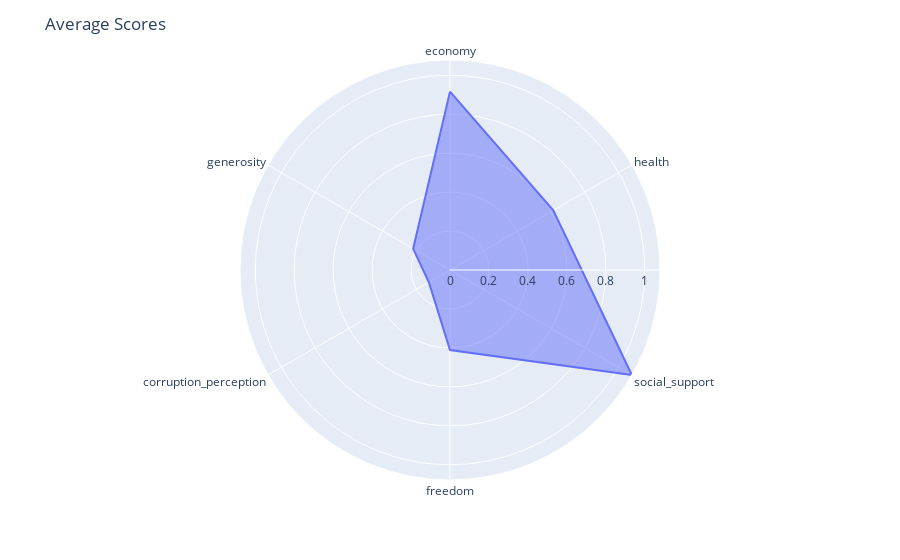

Notebook cell for this chart:
### Markdown cell above
## Comprensión de datos
Entre la miseria y la felicidad

Puntuaciones promedio

Usando un diagrama de radar, detallamos los valores promedio de los indicadores que conforman el happiness_score y, por lo tanto, determinamos la clasificación de felicidad.

Encontramos que la percepción promedio de Economy (GDP per Capita) se encuentra entre los índices más altos, con un valor de 0.92, lo que indica que en la mayoría de los países la gente percibe su situación económica al menos estable.

Entre los índices más bajos, encontramos Perceptions of Corruption, que tiene un valor promedio de 0.12, lo que sugiere un bajo nivel de confianza pública en las entidades gubernamentales.

### Code cell
categories = ["economy", "health", "social_support", "freedom", "corruption_perception", "generosity"]
df_scores = df[categories]

average_values = df_scores.mean()

data = pd.DataFrame({
    "Category": categories,
    "Average Score": [average_values[category] for category in categories]
})

fig = px.line_polar(data, r="Average Score", theta="Category", line_close=True)

fig.update_traces(fill="toself")
fig.update_layout(title="Average Scores")

fig.show()

### Figure 1 — Plotly figure (JSON) as saved in the notebook; plotly's stock layout.template omitted (floating-point values rounded to 4 significant figures)
{"data": [{"fill": "toself", "hovertemplate": "Average Score=%{r}<br>Category=%{theta}<extra></extra>", "legendgroup": "", "line": {"color": "#636efa", "dash": "solid"}, "marker": {"symbol": "circle"}, "mode": "lines", "name": "", "r": [0.916, 0.6124, 1.078, 0.4111, 0.1254, 0.2186, 0.916], "showlegend": false, "subplot": "polar", "theta": ["economy", "health", "social_support", "freedom", "corruption_perception", "generosity", "economy"], "type": "scatterpolar"}], "layout": {"legend": {"tracegroupgap": 0}, "margin": {"t": 60}, "polar": {"angularaxis": {"direction": "clockwise", "rotation": 90}, "domain": {"x": [0, 1], "y": [0, 1]}}, "title": {"text": "Average Scores"}}}
